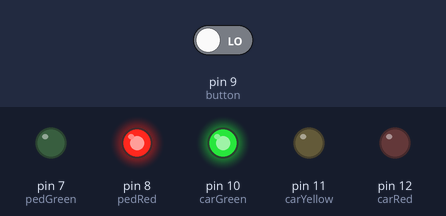
Bench run of a sketch on a simulated Arduino Uno, built with avr-gcc and run on an emulated ATmega328P. Parts: output pins drawn as LEDs (lit = HIGH). The test bench sets the inputs (shaded band); at power-on: pin 9 (button) LOW.

Above: at 4.2 s.
4.3 s: pin 9 (button) driven LOW
5.8 s: pin 9 (button) driven HIGH
At 7.2 s:
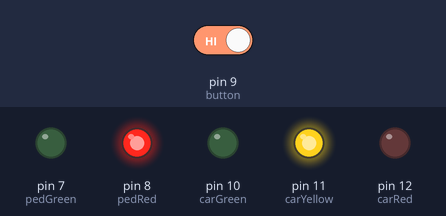
At 9.5 s:
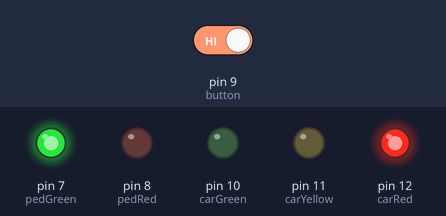
Timing chart, 0 to 16.3 s (numbered marks = the images above; inputs shaded):
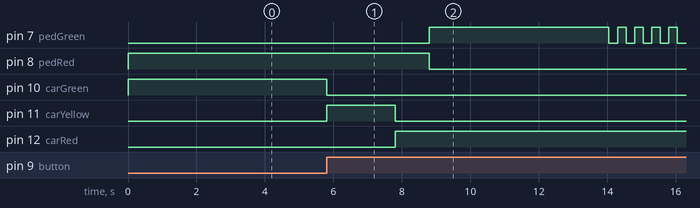

Measured:
- after the input at 4.3 s, every drawn part: stays the same
- after the input at 5.8 s, pin 7 (pedGreen): LOW → HIGH after 3.0 s, then repeats every 0.50 s: LOW 0.25 s, HIGH 0.25 s; pin 8 (pedRed): HIGH → LOW after 3.0 s; pin 10 (carGreen): HIGH → LOW at once; pin 11 (carYellow): LOW → HIGH at once, → LOW 2.0 s later; pin 12 (carRed): LOW → HIGH after 2.0 s

The sketch:

1-3_Traffic.ino
```cpp
// 项目 - - 互动交通灯

// 描述 - - 通过开关与LED互动模拟交通灯

int carRed = 12;            //汽车红灯
int carYellow = 11;         //汽车黄灯
int carGreen = 10;          //汽车绿灯

int button = 9;             //开关
int pedRed = 8;             //行人红灯
int pedGreen = 7;           //行人绿灯

int crossTime = 5000;       //过马路时间
unsigned long changeTime;   //记录按钮按下后的时间

void setup() {
  //所有LED灯设置为输出模式
  pinMode(carRed,OUTPUT);
  pinMode(carYellow,OUTPUT);
  pinMode(carGreen,OUTPUT);
  pinMode(pedRed,OUTPUT);
  pinMode(pedGreen,OUTPUT);

  //按钮设置为输入模式
  pinMode(button,INPUT);

  //初始化：汽车行，行人停
  digitalWrite(carGreen,HIGH);
  digitalWrite(pedRed,HIGH);
}

void loop() {
  int state = digitalRead(button);

  //监听按钮是否被按下，以及是否已等待5秒以上
  if(state == HIGH && (millis() - changeTime) > 5000){
    changeLights();   //调灯
  }
}

void changeLights() {
  //汽车绿灯灭，黄灯亮
  digitalWrite(carGreen,LOW);
  digitalWrite(carYellow,HIGH);
  delay(2000);

  //汽车黄灯灭，绿灯亮
  digitalWrite(carYellow,LOW);
  digitalWrite(carRed,HIGH);
  delay(1000);

  //行人红灯灭，绿灯亮
  digitalWrite(pedRed,LOW);
  digitalWrite(pedGreen,HIGH);

  //行人过马路
  delay(crossTime);

  //行人绿灯闪烁，提示过马路时间快结束
  for (int x=0;x<10;x++) {
    digitalWrite(pedGreen,HIGH);
    delay(250);
    digitalWrite(pedGreen,LOW);
    delay(250);
  }
  //行人红灯亮
  digitalWrite(pedRed,HIGH);
  delay(500);

  //汽车红灯亮
  digitalWrite(carRed,LOW);
  digitalWrite(carGreen,HIGH);

  //获取当前时间
  changeTime = millis();
}
```
